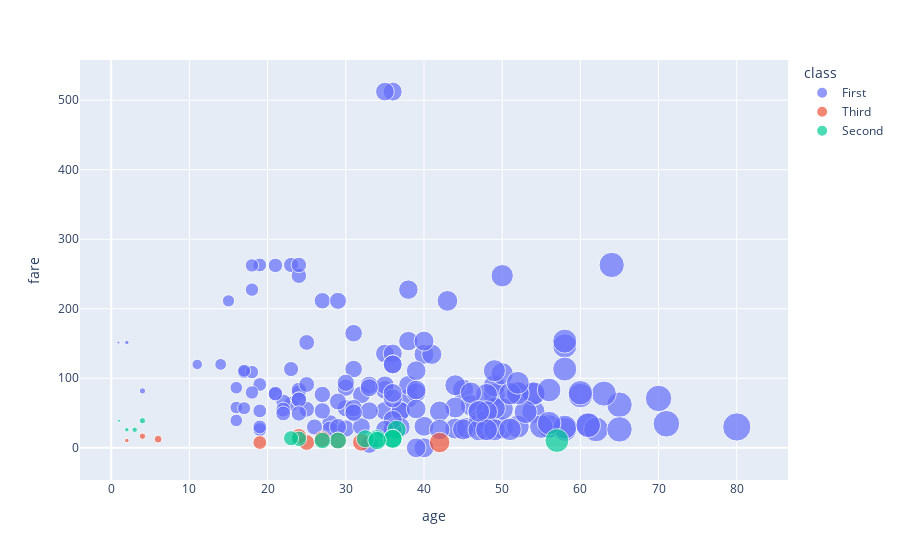

Notebook code cell kept with this figure:
### Code cell
df.dropna(inplace=True)
plt.figure(figsize=(10,5))
fig = px.scatter(data_frame=df,x='age',y='fare',size='age',color='class')
fig.show()

### Figure 1 — Plotly figure (JSON) as saved in the notebook; plotly's stock layout.template omitted (floating-point values rounded to 4 significant figures; data arrays with more than 128 entries replaced by an {"elided": "..."} marker saying what was removed)
{"data": [{"hovertemplate": "class=First<br>age=%{marker.size}<br>fare=%{y}<extra></extra>", "legendgroup": "First", "marker": {"color": "#636efa", "size": {"elided": "157 float values"}, "sizemode": "area", "sizeref": 0.2, "symbol": "circle"}, "mode": "markers", "name": "First", "orientation": "v", "showlegend": true, "type": "scatter", "x": {"elided": "157 float values"}, "xaxis": "x", "y": {"elided": "157 float values"}, "yaxis": "y"}, {"hovertemplate": "class=Third<br>age=%{marker.size}<br>fare=%{y}<extra></extra>", "legendgroup": "Third", "marker": {"color": "#EF553B", "size": [4, 25, 2, 29, 24, 32, 42, 19, 6, 27], "sizemode": "area", "sizeref": 0.2, "symbol": "circle"}, "mode": "markers", "name": "Third", "orientation": "v", "showlegend": true, "type": "scatter", "x": [4, 25, 2, 29, 24, 32, 42, 19, 6, 27], "xaxis": "x", "y": [16.7, 7.65, 10.46, 10.46, 16.7, 8.05, 7.65, 7.65, 12.47, 12.47], "yaxis": "y"}, {"hovertemplate": "class=Second<br>age=%{marker.size}<br>fare=%{y}<extra></extra>", "legendgroup": "Second", "marker": {"color": "#00cc96", "size": [34, 29, 32.5, 36.5, 1, 3, 36, 36, 2, 24, 23, 34, 4, 27, 57], "sizemode": "area", "sizeref": 0.2, "symbol": "circle"}, "mode": "markers", "name": "Second", "orientation": "v", "showlegend": true, "type": "scatter", "x": [34, 29, 32.5, 36.5, 1, 3, 36, 36, 2, 24, 23, 34, 4, 27, 57], "xaxis": "x", "y": [13, 10.5, 13, 26, 39, 26, 12.88, 13, 26, 13, 13.79, 10.5, 39, 10.5, 10.5], "yaxis": "y"}], "layout": {"legend": {"itemsizing": "constant", "title": {"text": "class"}, "tracegroupgap": 0}, "margin": {"t": 60}, "xaxis": {"anchor": "y", "domain": [0, 1], "title": {"text": "age"}}, "yaxis": {"anchor": "x", "domain": [0, 1], "title": {"text": "fare"}}}}
